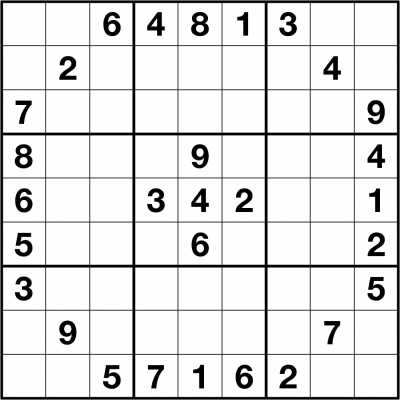
#> input picture Sudoku_Solver_Python/Puzzles/example-big.png, 400 x 400 px
$ jupyter execute --allow-errors Solver.ipynb
#> lines starting #> are read from the running program, lines starting #| are printed output that depends on the picture; after the words box and inside, x2 and y2 are one past the last pixel; in counts of white or black regions, pixels touching at a corner belong together
[cell 1]
import cv2
import numpy as np
from matplotlib import pyplot as plt
import operator
from PIL import Image
import tensorflow as tf
from skimage.segmentation import clear_border
from matplotlib.pyplot import imshow,show
from tensorflow.keras.models import load_model
import operator
import copy

[cell 2]
# [7 lines left out: function display_rects, not called in this run]

[cell 3]
def show_image(img):
	imshow(img,cmap = 'gray')

[cell 4]
# [8 lines left out: function show_digits, not called in this run]

[cell 5]
def pre_process_image(img, skip_dilate=False):

    """Uses a blurring function, adaptive thresholding and dilation to expose the main features of an image."""

	# Gaussian blur with a kernal size (height, width) of 9.
	# Note that kernal sizes must be positive and odd and the kernel must be square.
    proc = cv2.GaussianBlur(img.copy(), (9, 9), 0)

	# Adaptive threshold using 11 nearest neighbour pixels
    proc = cv2.adaptiveThreshold(proc, 255, cv2.ADAPTIVE_THRESH_GAUSSIAN_C, cv2.THRESH_BINARY, 11, 2)

	# Invert colours, so gridlines have non-zero pixel values.
	# Necessary to dilate the image, otherwise will look like erosion instead.
    proc = cv2.bitwise_not(proc, proc)
    if not skip_dilate:
       kernel = np.array([[0., 1., 0.], [1., 1., 1.], [0., 1., 0.]],dtype=np.uint8)
       proc = cv2.dilate(proc, kernel)

    return proc

[cell 6]
def cut_from_rect(img, rect):
	"""Cuts a rectangle from an image using the top left and bottom right points."""
	return img[int(rect[0][1]):int(rect[1][1]),int(rect[0][0]):int(rect[1][0])]

[cell 7]
def find_corners_of_largest_polygon(img):
	"""Finds the 4 extreme corners of the largest contour in the image."""
	contours, h = cv2.findContours(img.copy(), cv2.RETR_EXTERNAL, cv2.CHAIN_APPROX_SIMPLE)  # Find contours
	contours = sorted(contours, key=cv2.contourArea, reverse=True)  # Sort by area, descending
	polygon = contours[0]  # Largest image

	# Use of `operator.itemgetter` with `max` and `min` allows us to get the index of the point
	# Each point is an array of 1 coordinate, hence the [0] getter, then [0] or [1] used to get x and y respectively.

	# Bottom-right point has the largest (x + y) value
	# Top-left has point smallest (x + y) value
	# Bottom-left point has smallest (x - y) value
	# Top-right point has largest (x - y) value
	bottom_right, _ = max(enumerate([pt[0][0] + pt[0][1] for pt in polygon]), key=operator.itemgetter(1))
	top_left, _ = min(enumerate([pt[0][0] + pt[0][1] for pt in polygon]), key=operator.itemgetter(1))
	bottom_left, _ = min(enumerate([pt[0][0] - pt[0][1] for pt in polygon]), key=operator.itemgetter(1))
	top_right, _ = max(enumerate([pt[0][0] - pt[0][1] for pt in polygon]), key=operator.itemgetter(1))

	# Return an array of all 4 points using the indices
	# Each point is in its own array of one coordinate
	return [polygon[top_left][0], polygon[top_right][0], polygon[bottom_right][0], polygon[bottom_left][0]]

[cell 8]
def distance_between(p1, p2):
	"""Returns the scalar distance between two points"""
	a = p2[0] - p1[0]
	b = p2[1] - p1[1]
	return np.sqrt((a ** 2) + (b ** 2))

[cell 9]
def crop_and_warp(img, crop_rect):
	"""Crops and warps a rectangular section from an image into a square of similar size."""

	# Rectangle described by top left, top right, bottom right and bottom left points
	top_left, top_right, bottom_right, bottom_left = crop_rect[0], crop_rect[1], crop_rect[2], crop_rect[3]

	# Explicitly set the data type to float32 or `getPerspectiveTransform` will throw an error
	src = np.array([top_left, top_right, bottom_right, bottom_left], dtype='float32')

	# Get the longest side in the rectangle
	side = max([
		distance_between(bottom_right, top_right),
		distance_between(top_left, bottom_left),
		distance_between(bottom_right, bottom_left),
		distance_between(top_left, top_right)
	])

	# Describe a square with side of the calculated length, this is the new perspective we want to warp to
	dst = np.array([[0, 0], [side - 1, 0], [side - 1, side - 1], [0, side - 1]], dtype='float32')

	# Gets the transformation matrix for skewing the image to fit a square by comparing the 4 before and after points
	m = cv2.getPerspectiveTransform(src, dst)

	# Performs the transformation on the original image
	return cv2.warpPerspective(img, m, (int(side), int(side)))

[cell 10]
def infer_grid(img):
	"""Infers 81 cell grid from a square image."""
	squares = []
	side = img.shape[:1]
	side = side[0] / 9
	for j in range(9):
		for i in range(9):
			p1 = (i * side, j * side)  # Top left corner of a bounding box
			p2 = ((i + 1) * side, (j + 1) * side)  # Bottom right corner of bounding box
			squares.append((p1, p2))
	return squares

[cell 11]
# [33 lines left out: function scale_and_centre, not called in this run]

[cell 12]
# [55 lines left out: function find_largest_feature, not called in this run]

[cell 13]
# [7 lines left out: function get_digits, not called in this run]

[cell 14]
# [21 lines left out: function extract_digit, not called in this run]

[cell 15]
def getEveryDigits(img,squares):
    labels = []
    model = tf.keras.models.load_model('./digit_classifier.h5')
    img2 = cv2.medianBlur(img.copy(),5)
    img2 = cv2.adaptiveThreshold(img2,255,cv2.ADAPTIVE_THRESH_MEAN_C,\
            cv2.THRESH_BINARY,11,2)

    img2 = cv2.bitwise_not(img2, img2)
    for square in squares:
        digit = extract_digit(img2, square, 28)
        '''imshow(digit,cmap = 'gray')
        show()'''

        numPixels = cv2.countNonZero(digit)
        if numPixels<80:
            labels.append(0)
        else:
            digit = np.argmax(model.predict(digit.reshape(-1,28,28,1))[0])
            labels.append(1+ digit)
    return matrix_convert(labels)

[cell 16]
# [9 lines left out: function matrix_convert, not called in this run]

[cell 17]
# [6 lines left out: function checkGrid, not called in this run]

[cell 18]
#Backtracking algorithm
# [44 lines left out: function solveGrid, not called in this run]

[cell 19]
# [20 lines left out: function writeImg, not called in this run]

[cell 20]
img = cv2.imread('./Puzzles/example-big.png', cv2.IMREAD_GRAYSCALE)
#> img is the input picture: shape (400, 400); min 0, max 255, mean 225.6

[cell 21]
processed = pre_process_image(img)
#> in pre_process_image, `proc = cv2.GaussianBlur(img.copy(), (9, 9), 0)`:
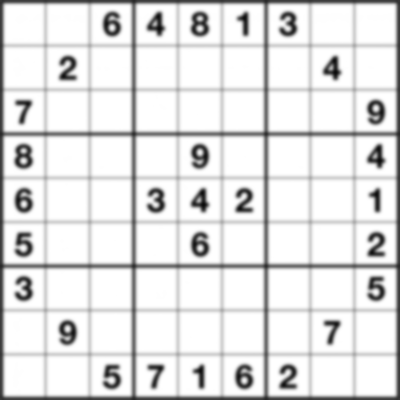
#> proc: shape (400, 400); min 11, max 255, mean 225.4
#> in pre_process_image, `proc = cv2.adaptiveThreshold(proc, 255, cv2.ADAPTIVE_THRESH_GAUSSIAN_C..`:
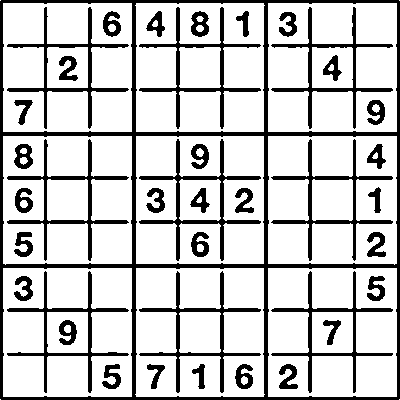
#> proc: shape (400, 400); 79.1% white; 39 black regions, largest, box (x1, y1, x2, y2) and area: (0, 0, 400, 400) 11187, (139, 139, 261, 261) 1801, (139, 7, 261, 129) 1725
#> in pre_process_image, `proc = cv2.dilate(proc, kernel)`:
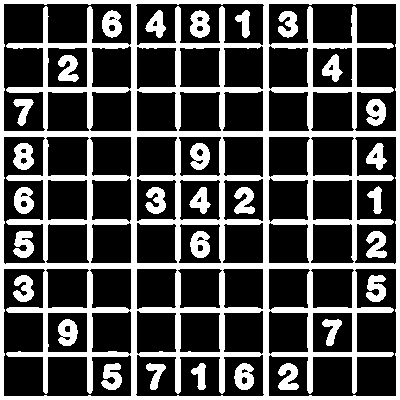
#> proc: shape (400, 400); 30.7% white; 30 white regions, largest, box (x1, y1, x2, y2) and area: (0, 0, 400, 400) 39197, (190, 10, 210, 38) 398, (13, 143, 34, 170) 397
show_image(processed)

[cell 22]
corners = find_corners_of_largest_polygon(processed)
#> in find_corners_of_largest_polygon, `contours, h = cv2.findContours(img.copy(), cv2.RETR_EXTERNAL, cv2.CHAI..`: contours = [[[0, 0], [0, 399], [399, 399], [399, 0]]]; h = [[-1, -1, -1, -1]]
#> in find_corners_of_largest_polygon, `polygon = contours[0]`: polygon = [[0, 0], [0, 399], [399, 399], [399, 0]]
#> in find_corners_of_largest_polygon, `bottom_right, _ = max(enumerate([pt[0][0] + pt[0][1] for pt in polygon..`: bottom_right = 2
#> in find_corners_of_largest_polygon, `top_left, _ = min(enumerate([pt[0][0] + pt[0][1] for pt in polygon]), ..`: top_left = 0
#> in find_corners_of_largest_polygon, `bottom_left, _ = min(enumerate([pt[0][0] - pt[0][1] for pt in polygon]..`: bottom_left = 1
#> in find_corners_of_largest_polygon, `top_right, _ = max(enumerate([pt[0][0] - pt[0][1] for pt in polygon]),..`: top_right = 3
#> corners = [[0, 0], [399, 0], [399, 399], [0, 399]]

[cell 23]
cropped = crop_and_warp(img, corners)
#> in crop_and_warp, `top_left, top_right, bottom_right, bottom_left = crop_rect[0], crop_re..`: top_left = [0, 0]; top_right = [399, 0]; bottom_right = [399, 399]; bottom_left = [0, 399]
#> in crop_and_warp, `src = np.array([top_left, top_right, bottom_right, bottom_left], dtype..`: src = [[0, 0], [399, 0], [399, 399], [0, 399]]
#> in distance_between, `a = p2[0] - p1[0]`: a = 0
#> in distance_between, `b = p2[1] - p1[1]`: b = -399
#> in crop_and_warp, `side = max([ distance_between(bottom_right, top_right), distance_betwe..`: side = 399
#> in crop_and_warp, `dst = np.array([[0, 0], [side - 1, 0], [side - 1, side - 1], [0, side ..`: dst = [[0, 0], [398, 0], [398, 398], [0, 398]]
#> in crop_and_warp, `m = cv2.getPerspectiveTransform(src, dst)`: m = [[0.997, 0, 0], [0, 0.997, 0], [0, 0, 1]]
#> in crop_and_warp, `return cv2.warpPerspective(img, m, (int(side), int(side)))`:
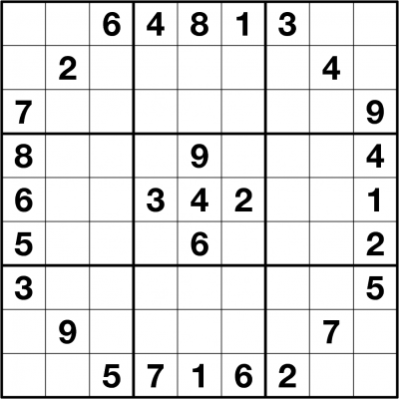
#> returned value: shape (399, 399); min 0, max 255, mean 225.6
squares = infer_grid(cropped)
#> squares = 81 items
show_image(cropped)

$ run again, with Sudoku_Solver_Python/Puzzles/1200px-Sudoku_Puzzle_by_L2G-20050714_standardized_layout.svg.png copied over Sudoku_Solver_Python/Puzzles/example-big.png
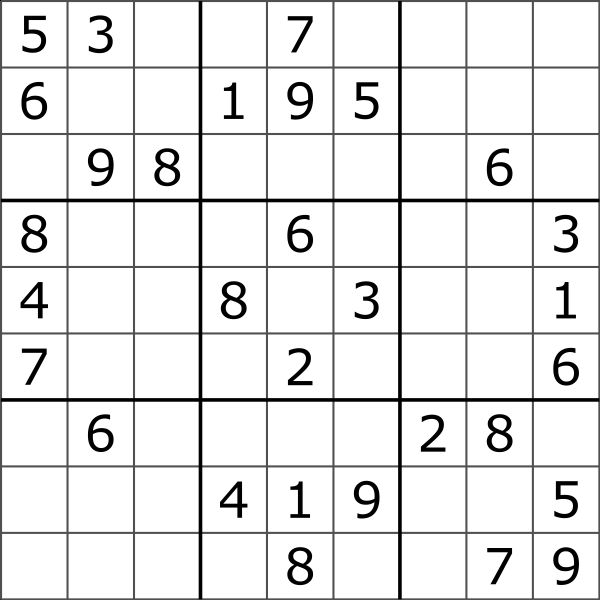
#> input picture Sudoku_Solver_Python/Puzzles/1200px-Sudoku_Puzzle_by_L2G-20050714_standardized_layout.svg.png, 1200 x 1200 px (shown at 1/2 size)
#> img is the input picture: shape (1200, 1200); min 0, max 255, mean 231.9
#> in pre_process_image, `proc = cv2.dilate(proc, kernel)`:
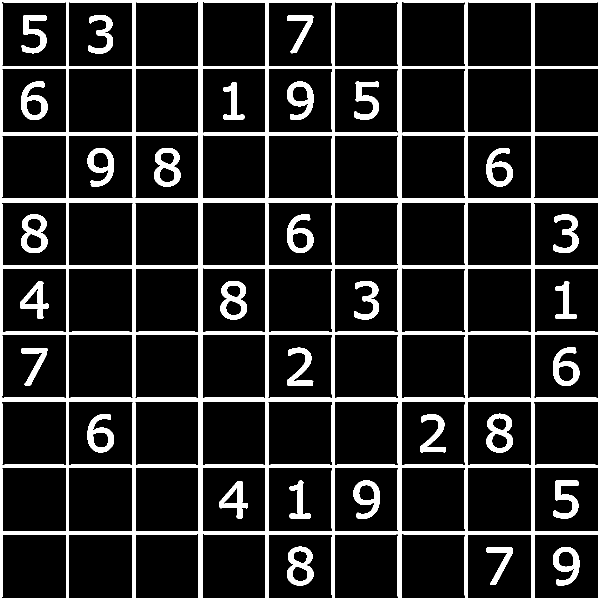
#> proc: shape (1200, 1200) (shown at 1/2 size); 14.6% white; 31 white regions, largest, box (x1, y1, x2, y2) and area: (0, 0, 1200, 1200) 157284, (308, 296, 361, 373) 2145, (42, 429, 95, 506) 2145
#> contours = [[[0, 0], [0, 1199], [1199, 1199], [1199, 0]]]; h = [[-1, -1, -1, -1]]
#> polygon = [[0, 0], [0, 1199], [1199, 1199], [1199, 0]]
#> in find_corners_of_largest_polygon, `bottom_right, _ = max(enumerate([pt[0][0] + pt[0][1] for pt in polygon..`: bottom_right = 2
#> in find_corners_of_largest_polygon, `top_left, _ = min(enumerate([pt[0][0] + pt[0][1] for pt in polygon]), ..`: top_left = 0
#> in find_corners_of_largest_polygon, `bottom_left, _ = min(enumerate([pt[0][0] - pt[0][1] for pt in polygon]..`: bottom_left = 1
#> in find_corners_of_largest_polygon, `top_right, _ = max(enumerate([pt[0][0] - pt[0][1] for pt in polygon]),..`: top_right = 3
#> corners = [[0, 0], [1199, 0], [1199, 1199], [0, 1199]]
#> in crop_and_warp, `top_left, top_right, bottom_right, bottom_left = crop_rect[0], crop_re..`: top_left = [0, 0]; top_right = [1199, 0]; bottom_right = [1199, 1199]; bottom_left = [0, 1199]
#> src = [[0, 0], [1199, 0], [1199, 1199], [0, 1199]]
#> a = 0
#> b = -1199
#> in crop_and_warp, `side = max([ distance_between(bottom_right, top_right), distance_betwe..`: side = 1199
#> dst = [[0, 0], [1198, 0], [1198, 1198], [0, 1198]]
#> m = [[0.999, 0, 0], [0, 0.999, 0], [0, 0, 1]]
#> in crop_and_warp, `return cv2.warpPerspective(img, m, (int(side), int(side)))`:
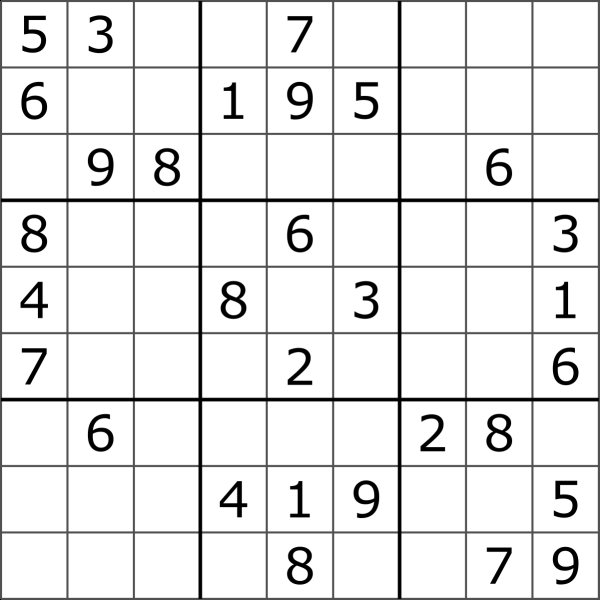
#> returned value: shape (1199, 1199) (shown at 1/2 size); min 0, max 255, mean 231.9
#> squares = 81 items

$ run again, with Sudoku_Solver_Python/Puzzles/250px-Sudoku-by-L2G-20050714.svg.png copied over Sudoku_Solver_Python/Puzzles/example-big.png
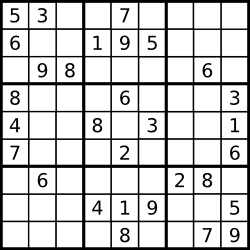
#> input picture Sudoku_Solver_Python/Puzzles/250px-Sudoku-by-L2G-20050714.svg.png, 250 x 250 px
#> img is the input picture: shape (250, 250); min 0, max 255, mean 206.8
#> in pre_process_image, `proc = cv2.dilate(proc, kernel)`:
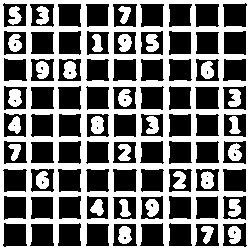
#> proc: shape (250, 250); 47.2% white; 31 white regions, largest, box (x1, y1, x2, y2) and area: (0, 0, 250, 250) 24471, (91, 116, 104, 134) 195, (8, 89, 22, 107) 193
#> contours = [[[0, 0], [0, 249], [249, 249], [249, 0]]]; h = [[-1, -1, -1, -1]]
#> polygon = [[0, 0], [0, 249], [249, 249], [249, 0]]
#> in find_corners_of_largest_polygon, `bottom_right, _ = max(enumerate([pt[0][0] + pt[0][1] for pt in polygon..`: bottom_right = 2
#> in find_corners_of_largest_polygon, `top_left, _ = min(enumerate([pt[0][0] + pt[0][1] for pt in polygon]), ..`: top_left = 0
#> in find_corners_of_largest_polygon, `bottom_left, _ = min(enumerate([pt[0][0] - pt[0][1] for pt in polygon]..`: bottom_left = 1
#> in find_corners_of_largest_polygon, `top_right, _ = max(enumerate([pt[0][0] - pt[0][1] for pt in polygon]),..`: top_right = 3
#> corners = [[0, 0], [249, 0], [249, 249], [0, 249]]
#> in crop_and_warp, `top_left, top_right, bottom_right, bottom_left = crop_rect[0], crop_re..`: top_left = [0, 0]; top_right = [249, 0]; bottom_right = [249, 249]; bottom_left = [0, 249]
#> src = [[0, 0], [249, 0], [249, 249], [0, 249]]
#> a = 0
#> b = -249
#> in crop_and_warp, `side = max([ distance_between(bottom_right, top_right), distance_betwe..`: side = 249
#> dst = [[0, 0], [248, 0], [248, 248], [0, 248]]
#> m = [[0.996, 0, 0], [0, 0.996, 0], [4.6e-19, -4.6e-19, 1]]
#> in crop_and_warp, `return cv2.warpPerspective(img, m, (int(side), int(side)))`:
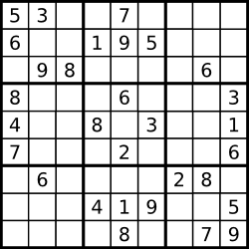
#> returned value: shape (249, 249); min 0, max 255, mean 206.9
#> squares = 81 items

$ run again, with Sudoku_Solver_Python/Puzzles/sudoku.png copied over Sudoku_Solver_Python/Puzzles/example-big.png
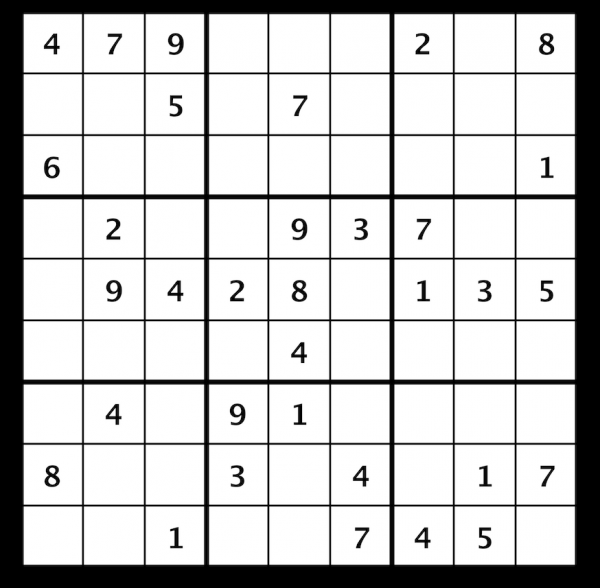
#> input picture Sudoku_Solver_Python/Puzzles/sudoku.png, 600 x 588 px
#> img is the input picture: shape (588, 600); min 0, max 255, mean 200.5
#> in pre_process_image, `proc = cv2.dilate(proc, kernel)`:
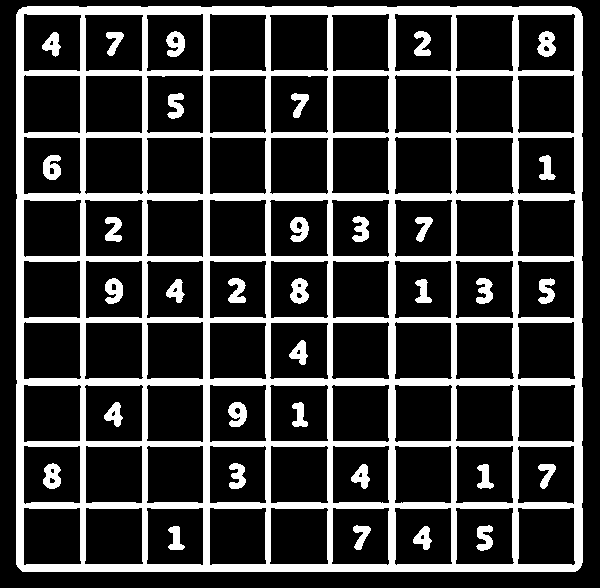
#> proc: shape (588, 600); 23.1% white; 34 white regions
#> contours = 1 contour; box (x1, y1, x2, y2) and area: (16, 6, 583, 572) 319566; h = [[-1, -1, -1, -1]]
#> polygon = contour of 104 points, box (x1, y1, x2, y2) (16, 6, 583, 572), area 319566
#> in find_corners_of_largest_polygon, `bottom_right, _ = max(enumerate([pt[0][0] + pt[0][1] for pt in polygon..`: bottom_right = 24
#> in find_corners_of_largest_polygon, `top_left, _ = min(enumerate([pt[0][0] + pt[0][1] for pt in polygon]), ..`: top_left = 4
#> in find_corners_of_largest_polygon, `bottom_left, _ = min(enumerate([pt[0][0] - pt[0][1] for pt in polygon]..`: bottom_left = 20
#> in find_corners_of_largest_polygon, `top_right, _ = max(enumerate([pt[0][0] - pt[0][1] for pt in polygon]),..`: top_right = 66
#> corners = [[19, 9], [580, 11], [577, 570], [17, 566]]
#> in crop_and_warp, `top_left, top_right, bottom_right, bottom_left = crop_rect[0], crop_re..`: top_left = [19, 9]; top_right = [580, 11]; bottom_right = [577, 570]; bottom_left = [17, 566]
#> src = [[19, 9], [580, 11], [577, 570], [17, 566]]
#> a = 3
#> b = -559
#> in crop_and_warp, `side = max([ distance_between(bottom_right, top_right), distance_betwe..`: side = 561
#> dst = [[0, 0], [560, 0], [560, 560], [0, 560]]
#> m = [[1, 0.0036, -19.07], [-0.00358, 1, -8.97], [6.43e-06, -3.14e-06, 1]]
#> in crop_and_warp, `return cv2.warpPerspective(img, m, (int(side), int(side)))`:
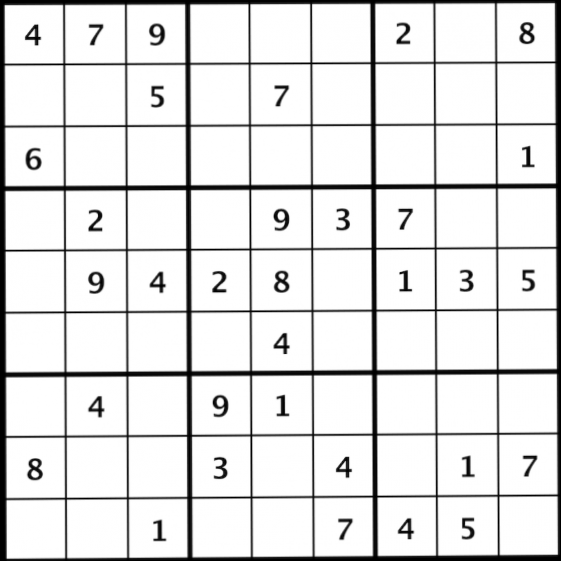
#> returned value: shape (561, 561); min 0, max 255, mean 225.4
#> squares = 81 items
